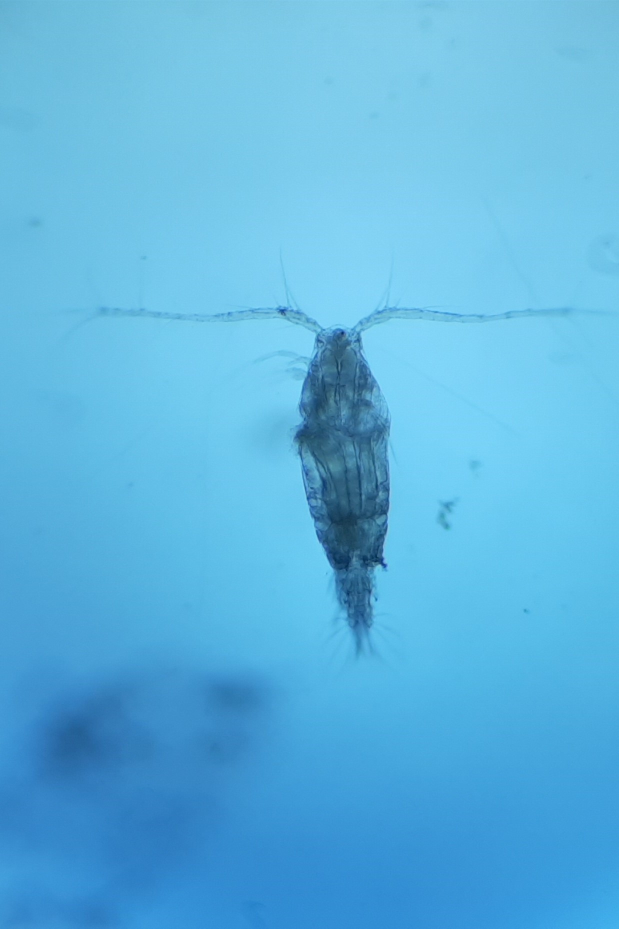
#> input picture 1.0.jpg, 1238 x 1857 px, given in place of species5.jpg, which was not available (shown at 1/2 size)
$ python Uniform_Cropping.py
#> lines starting #> are read from the running program, lines starting #| are printed output that depends on the picture
from PIL import Image

def crop_image(file_name,new_height,new_width):

#> called with file_name = 'species5', new_height = 1000, new_width = 1000
    im = Image.open(file_name+".jpg")
#> im is the input picture: PIL image 1238x1857 RGB; mean R, G, B 93.7, 180.2, 223.8
    width, height = im.size
#> width = 1238; height = 1857

    left = (width - new_width - 500)/2
#> left = -131
    top = (height - new_height -500)/2
#> top = 178.5
    right = (width + new_width -800)/2
#> right = 719
    bottom = (height + new_height+200)/2
#> bottom = 1528.5

    crop_im = im.crop((left, top, right, bottom)) #Cropping Image
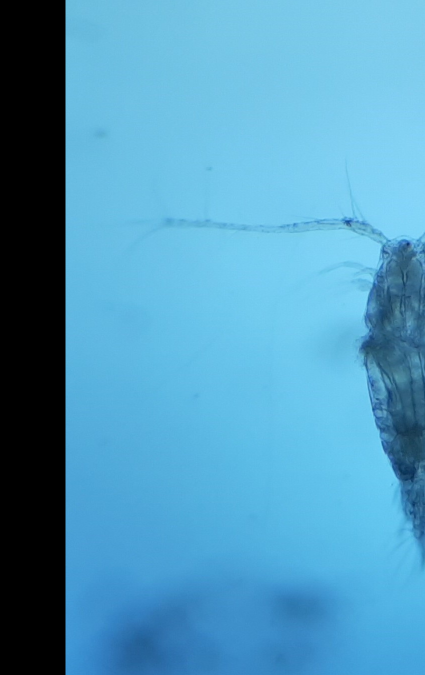
#> crop_im: PIL image 850x1350 RGB (shown at 1/2 size); mean R, G, B 80.7, 152.5, 187.4

    crop_im.save(file_name+"_new.jpg")  #Saving Images

new_width = 1000     #Enter the crop image width
new_height = 1000    #Enter the crop image height
i="species5"
file_name = ['species5']
# file_name = [i+".0",i+".01",i+".02",i+".03",i+".04",i+".05",i+".06",i+".07",i+".08",i+".09",i+".10",i+".11",i+".12",i+".13",i+".14",i+".15",i+".16",i+".17",i+".18",i+".19"] #Enter File Names
#,i+".20",i+".21",i+".22",i+".23",i+".24",i+".25",i+".26",i+".27",i+".28",i+".29"

for i in file_name:
    crop_image(i,new_height,new_width)


# crop_image('images/Species2/30pics/2.0.jpg',)

$ run again, on 3.0.jpg
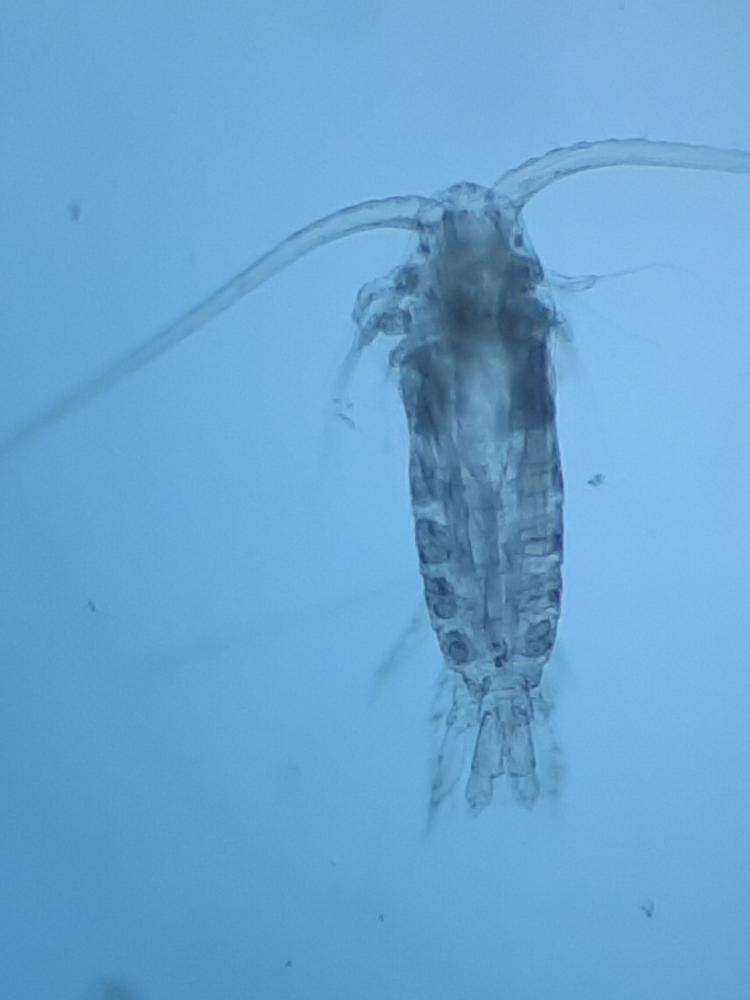
#> input picture 3.0.jpg, 750 x 1000 px, given in place of species5.jpg, which was not available
#> in crop_image, im is the input picture: PIL image 750x1000 RGB; mean R, G, B 105.6, 165.3, 210.5
#> in crop_image, `crop_im = im.crop((left, top, right, bottom))`:
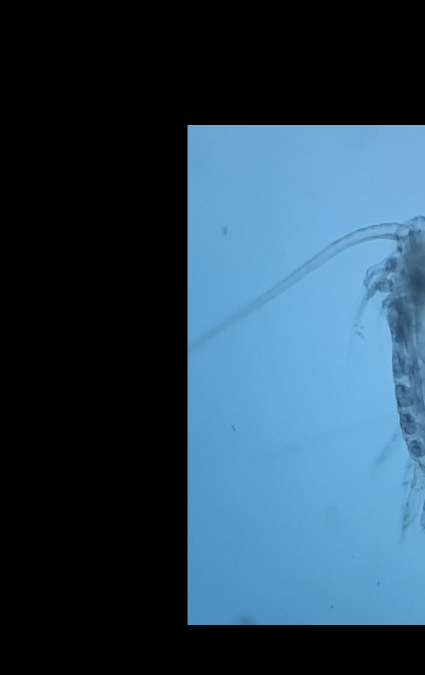
#> crop_im: PIL image 850x1350 RGB (shown at 1/2 size); mean R, G, B 41.6, 67.3, 86.3

$ run again, on F1.0.jpg
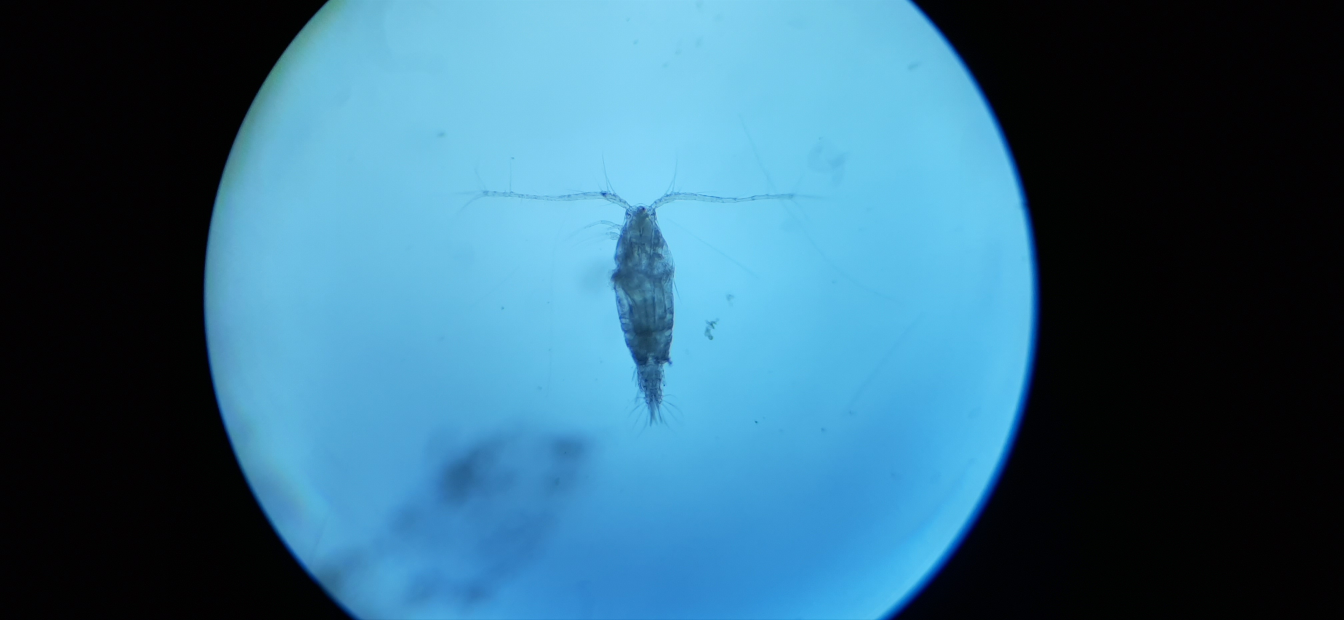
#> input picture F1.0.jpg, 4032 x 1860 px, given in place of species5.jpg, which was not available (shown at 1/3 size)
#> in crop_image, im is the input picture: PIL image 4032x1860 RGB; mean R, G, B 52.4, 100.9, 125.8
#> in crop_image, `crop_im = im.crop((left, top, right, bottom))`:
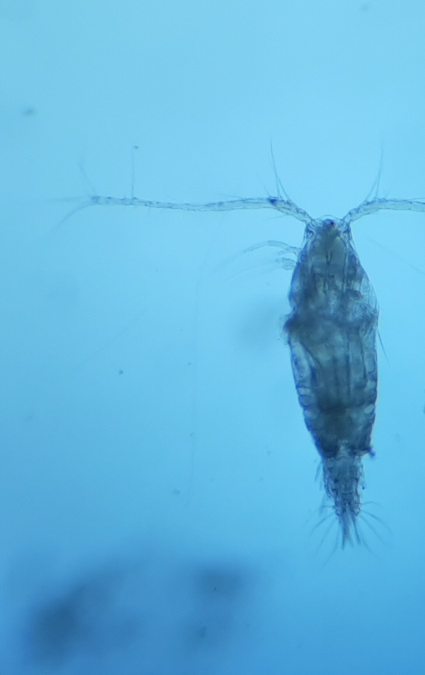
#> crop_im: PIL image 850x1350 RGB (shown at 1/2 size); mean R, G, B 100.6, 183.5, 224.1
